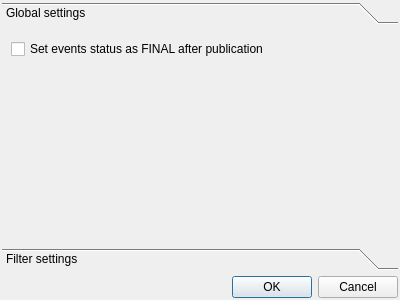
<?xml version="1.0" encoding="UTF-8"?>
<ui version="4.0">
 <class>FilterBox</class>
 <widget class="QDialog" name="FilterBox">
  <property name="geometry">
   <rect>
    <x>0</x>
    <y>0</y>
    <width>400</width>
    <height>300</height>
   </rect>
  </property>
  <property name="windowTitle">
   <string>Settings</string>
  </property>
  <layout class="QGridLayout" name="gridLayout_3">
   <property name="margin">
    <number>2</number>
   </property>
   <item row="0" column="0" colspan="2">
    <widget class="QToolBox" name="toolBox">
     <property name="currentIndex">
      <number>0</number>
     </property>
     <widget class="QWidget" name="page">
      <property name="geometry">
       <rect>
        <x>0</x>
        <y>0</y>
        <width>386</width>
        <height>203</height>
       </rect>
      </property>
      <attribute name="label">
       <string>Global settings</string>
      </attribute>
      <layout class="QGridLayout" name="gridLayout_2">
       <item row="0" column="0">
        <widget class="QCheckBox" name="originFinalCheckBox">
         <property name="toolTip">
          <string>&lt;html&gt;&lt;head/&gt;&lt;body&gt;&lt;p&gt;By selecting this option, each event status will be set as final.&lt;/p&gt;&lt;/body&gt;&lt;/html&gt;</string>
         </property>
         <property name="text">
          <string>Set events status as FINAL after publication</string>
         </property>
        </widget>
       </item>
       <item row="1" column="0">
        <spacer name="verticalSpacer_2">
         <property name="orientation">
          <enum>Qt::Vertical</enum>
         </property>
         <property name="sizeHint" stdset="0">
          <size>
           <width>20</width>
           <height>176</height>
          </size>
         </property>
        </spacer>
       </item>
      </layout>
     </widget>
     <widget class="QWidget" name="page_2">
      <property name="geometry">
       <rect>
        <x>0</x>
        <y>0</y>
        <width>235</width>
        <height>110</height>
       </rect>
      </property>
      <attribute name="label">
       <string>Filter settings</string>
      </attribute>
      <layout class="QGridLayout" name="gridLayout">
       <item row="0" column="0">
        <layout class="QVBoxLayout" name="verticalLayout">
         <item>
          <widget class="QCheckBox" name="notLocatableCheckBox">
           <property name="toolTip">
            <string>&lt;html&gt;&lt;head/&gt;&lt;body&gt;&lt;p&gt;Show events which type is set to NOT LOCATABLE&lt;/p&gt;&lt;/body&gt;&lt;/html&gt;</string>
           </property>
           <property name="text">
            <string>Show not locatable events</string>
           </property>
          </widget>
         </item>
         <item>
          <widget class="QCheckBox" name="notExistingCheckBox">
           <property name="toolTip">
            <string>&lt;html&gt;&lt;head/&gt;&lt;body&gt;&lt;p&gt;Show events which type is set to NOT EXISTING.&lt;/p&gt;&lt;/body&gt;&lt;/html&gt;</string>
           </property>
           <property name="text">
            <string>Show not existing events</string>
           </property>
          </widget>
         </item>
         <item>
          <widget class="QCheckBox" name="notSetCheckBox">
           <property name="toolTip">
            <string>&lt;html&gt;&lt;head/&gt;&lt;body&gt;&lt;p&gt;Show events which type is no set.&lt;/p&gt;&lt;/body&gt;&lt;/html&gt;</string>
           </property>
           <property name="text">
            <string>Show events with no type set</string>
           </property>
          </widget>
         </item>
         <item>
          <widget class="QCheckBox" name="outNetworkCheckBox">
           <property name="toolTip">
            <string>&lt;html&gt;&lt;head/&gt;&lt;body&gt;&lt;p&gt;Show events which type is set to OUTSIDE OF NETWORK INTEREST.&lt;/p&gt;&lt;/body&gt;&lt;/html&gt;</string>
           </property>
           <property name="text">
            <string>Show out of network interest events</string>
           </property>
          </widget>
         </item>
         <item>
          <spacer name="verticalSpacer">
           <property name="orientation">
            <enum>Qt::Vertical</enum>
           </property>
           <property name="sizeHint" stdset="0">
            <size>
             <width>20</width>
             <height>40</height>
            </size>
           </property>
          </spacer>
         </item>
        </layout>
       </item>
      </layout>
     </widget>
    </widget>
   </item>
   <item row="1" column="0">
    <spacer name="horizontalSpacer">
     <property name="orientation">
      <enum>Qt::Horizontal</enum>
     </property>
     <property name="sizeHint" stdset="0">
      <size>
       <width>158</width>
       <height>20</height>
      </size>
     </property>
    </spacer>
   </item>
   <item row="1" column="1">
    <widget class="QDialogButtonBox" name="buttonBox">
     <property name="orientation">
      <enum>Qt::Horizontal</enum>
     </property>
     <property name="standardButtons">
      <set>QDialogButtonBox::Cancel|QDialogButtonBox::Ok</set>
     </property>
    </widget>
   </item>
  </layout>
 </widget>
 <resources/>
 <connections>
  <connection>
   <sender>buttonBox</sender>
   <signal>accepted()</signal>
   <receiver>FilterBox</receiver>
   <slot>accept()</slot>
   <hints>
    <hint type="sourcelabel">
     <x>248</x>
     <y>254</y>
    </hint>
    <hint type="destinationlabel">
     <x>157</x>
     <y>274</y>
    </hint>
   </hints>
  </connection>
  <connection>
   <sender>buttonBox</sender>
   <signal>rejected()</signal>
   <receiver>FilterBox</receiver>
   <slot>reject()</slot>
   <hints>
    <hint type="sourcelabel">
     <x>316</x>
     <y>260</y>
    </hint>
    <hint type="destinationlabel">
     <x>286</x>
     <y>274</y>
    </hint>
   </hints>
  </connection>
 </connections>
</ui>
